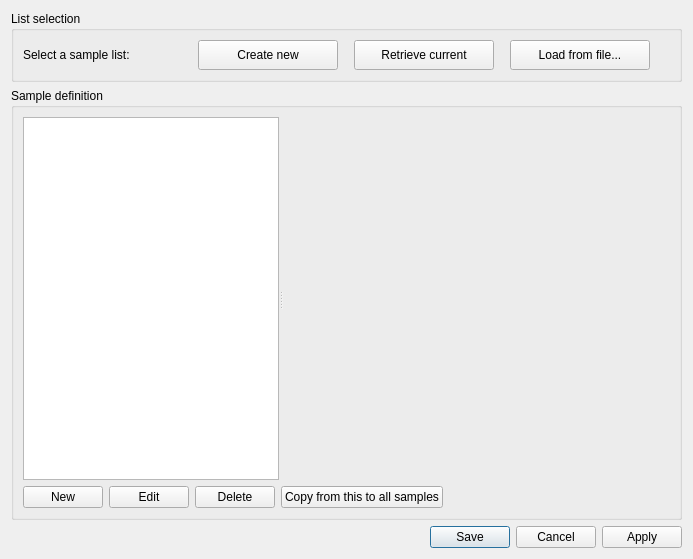
<?xml version="1.0" encoding="UTF-8"?>
<ui version="4.0">
 <class>Dialog</class>
 <widget class="QWidget" name="Dialog">
  <property name="geometry">
   <rect>
    <x>0</x>
    <y>0</y>
    <width>693</width>
    <height>559</height>
   </rect>
  </property>
  <property name="windowTitle">
   <string>Dialog</string>
  </property>
  <layout class="QVBoxLayout" name="verticalLayout">
   <item>
    <widget class="QGroupBox" name="fileGroup">
     <property name="title">
      <string>List selection</string>
     </property>
     <layout class="QHBoxLayout" name="horizontalLayout">
      <item>
       <widget class="QLabel" name="label">
        <property name="text">
         <string>Select a sample list:</string>
        </property>
       </widget>
      </item>
      <item>
       <spacer name="horizontalSpacer_4">
        <property name="orientation">
         <enum>Qt::Horizontal</enum>
        </property>
        <property name="sizeType">
         <enum>QSizePolicy::Expanding</enum>
        </property>
        <property name="sizeHint" stdset="0">
         <size>
          <width>60</width>
          <height>20</height>
         </size>
        </property>
       </spacer>
      </item>
      <item>
       <widget class="QPushButton" name="createBtn">
        <property name="minimumSize">
         <size>
          <width>140</width>
          <height>30</height>
         </size>
        </property>
        <property name="text">
         <string>Create new</string>
        </property>
        <property name="icon">
         <iconset resource="../../../resources/nicos-gui.qrc">
          <normaloff>:/new</normaloff>:/new</iconset>
        </property>
       </widget>
      </item>
      <item>
       <spacer name="horizontalSpacer">
        <property name="orientation">
         <enum>Qt::Horizontal</enum>
        </property>
        <property name="sizeType">
         <enum>QSizePolicy::Fixed</enum>
        </property>
        <property name="sizeHint" stdset="0">
         <size>
          <width>10</width>
          <height>20</height>
         </size>
        </property>
       </spacer>
      </item>
      <item>
       <widget class="QPushButton" name="retrieveBtn">
        <property name="minimumSize">
         <size>
          <width>140</width>
          <height>30</height>
         </size>
        </property>
        <property name="text">
         <string>Retrieve current</string>
        </property>
        <property name="icon">
         <iconset resource="../../../resources/nicos-gui.qrc">
          <normaloff>:/up</normaloff>:/up</iconset>
        </property>
       </widget>
      </item>
      <item>
       <spacer name="horizontalSpacer_5">
        <property name="orientation">
         <enum>Qt::Horizontal</enum>
        </property>
        <property name="sizeType">
         <enum>QSizePolicy::Fixed</enum>
        </property>
        <property name="sizeHint" stdset="0">
         <size>
          <width>10</width>
          <height>20</height>
         </size>
        </property>
       </spacer>
      </item>
      <item>
       <widget class="QPushButton" name="openFileBtn">
        <property name="minimumSize">
         <size>
          <width>140</width>
          <height>30</height>
         </size>
        </property>
        <property name="text">
         <string>Load from file...</string>
        </property>
        <property name="icon">
         <iconset resource="../../../resources/nicos-gui.qrc">
          <normaloff>:/open</normaloff>:/open</iconset>
        </property>
       </widget>
      </item>
      <item>
       <spacer name="horizontalSpacer_2">
        <property name="orientation">
         <enum>Qt::Horizontal</enum>
        </property>
        <property name="sizeType">
         <enum>QSizePolicy::Fixed</enum>
        </property>
        <property name="sizeHint" stdset="0">
         <size>
          <width>20</width>
          <height>20</height>
         </size>
        </property>
       </spacer>
      </item>
     </layout>
     <zorder>openFileBtn</zorder>
     <zorder>createBtn</zorder>
     <zorder>label</zorder>
     <zorder>horizontalSpacer_2</zorder>
     <zorder>horizontalSpacer_4</zorder>
     <zorder>retrieveBtn</zorder>
     <zorder>horizontalSpacer</zorder>
     <zorder>horizontalSpacer_5</zorder>
    </widget>
   </item>
   <item>
    <widget class="QGroupBox" name="sampleGroup">
     <property name="sizePolicy">
      <sizepolicy hsizetype="Preferred" vsizetype="Preferred">
       <horstretch>0</horstretch>
       <verstretch>1</verstretch>
      </sizepolicy>
     </property>
     <property name="title">
      <string>Sample definition</string>
     </property>
     <layout class="QVBoxLayout" name="verticalLayout_2">
      <item>
       <widget class="QSplitter" name="splitter">
        <property name="sizePolicy">
         <sizepolicy hsizetype="Expanding" vsizetype="Expanding">
          <horstretch>0</horstretch>
          <verstretch>0</verstretch>
         </sizepolicy>
        </property>
        <property name="orientation">
         <enum>Qt::Horizontal</enum>
        </property>
        <widget class="QListWidget" name="list"/>
        <widget class="QFrame" name="frame">
         <property name="sizePolicy">
          <sizepolicy hsizetype="Preferred" vsizetype="Preferred">
           <horstretch>1</horstretch>
           <verstretch>0</verstretch>
          </sizepolicy>
         </property>
         <property name="frameShape">
          <enum>QFrame::NoFrame</enum>
         </property>
         <property name="frameShadow">
          <enum>QFrame::Raised</enum>
         </property>
        </widget>
       </widget>
      </item>
      <item>
       <layout class="QHBoxLayout" name="horizontalLayout_2">
        <item>
         <widget class="QPushButton" name="newBtn">
          <property name="text">
           <string>New</string>
          </property>
         </widget>
        </item>
        <item>
         <widget class="QPushButton" name="editBtn">
          <property name="text">
           <string>Edit</string>
          </property>
         </widget>
        </item>
        <item>
         <widget class="QPushButton" name="delBtn">
          <property name="text">
           <string>Delete</string>
          </property>
         </widget>
        </item>
        <item>
         <widget class="QPushButton" name="copyBtn">
          <property name="text">
           <string>Copy from this to all samples</string>
          </property>
         </widget>
        </item>
        <item>
         <spacer name="horizontalSpacer_3">
          <property name="orientation">
           <enum>Qt::Horizontal</enum>
          </property>
          <property name="sizeHint" stdset="0">
           <size>
            <width>40</width>
            <height>20</height>
           </size>
          </property>
         </spacer>
        </item>
       </layout>
      </item>
     </layout>
    </widget>
   </item>
   <item>
    <widget class="QDialogButtonBox" name="buttonBox">
     <property name="orientation">
      <enum>Qt::Horizontal</enum>
     </property>
     <property name="standardButtons">
      <set>QDialogButtonBox::Apply|QDialogButtonBox::Cancel|QDialogButtonBox::Save</set>
     </property>
    </widget>
   </item>
  </layout>
  <action name="actionCopyDetOffset">
   <property name="text">
    <string>Detector offset</string>
   </property>
  </action>
  <action name="actionCopyAperture">
   <property name="text">
    <string>Aperture settings</string>
   </property>
  </action>
  <action name="actionCopyThickness">
   <property name="text">
    <string>Thickness</string>
   </property>
  </action>
  <action name="actionCopyTimeFactor">
   <property name="text">
    <string>Time factor</string>
   </property>
  </action>
  <action name="actionCopyAll">
   <property name="text">
    <string>All of the above</string>
   </property>
  </action>
  <action name="actionEmpty">
   <property name="text">
    <string>Empty</string>
   </property>
  </action>
  <action name="actionGenerate">
   <property name="icon">
    <iconset resource="../../../resources/nicos-gui.qrc">
     <normaloff>:/table</normaloff>:/table</iconset>
   </property>
   <property name="text">
    <string>Generate...</string>
   </property>
  </action>
 </widget>
 <resources>
  <include location="../../../resources/nicos-gui.qrc"/>
 </resources>
 <connections/>
</ui>
